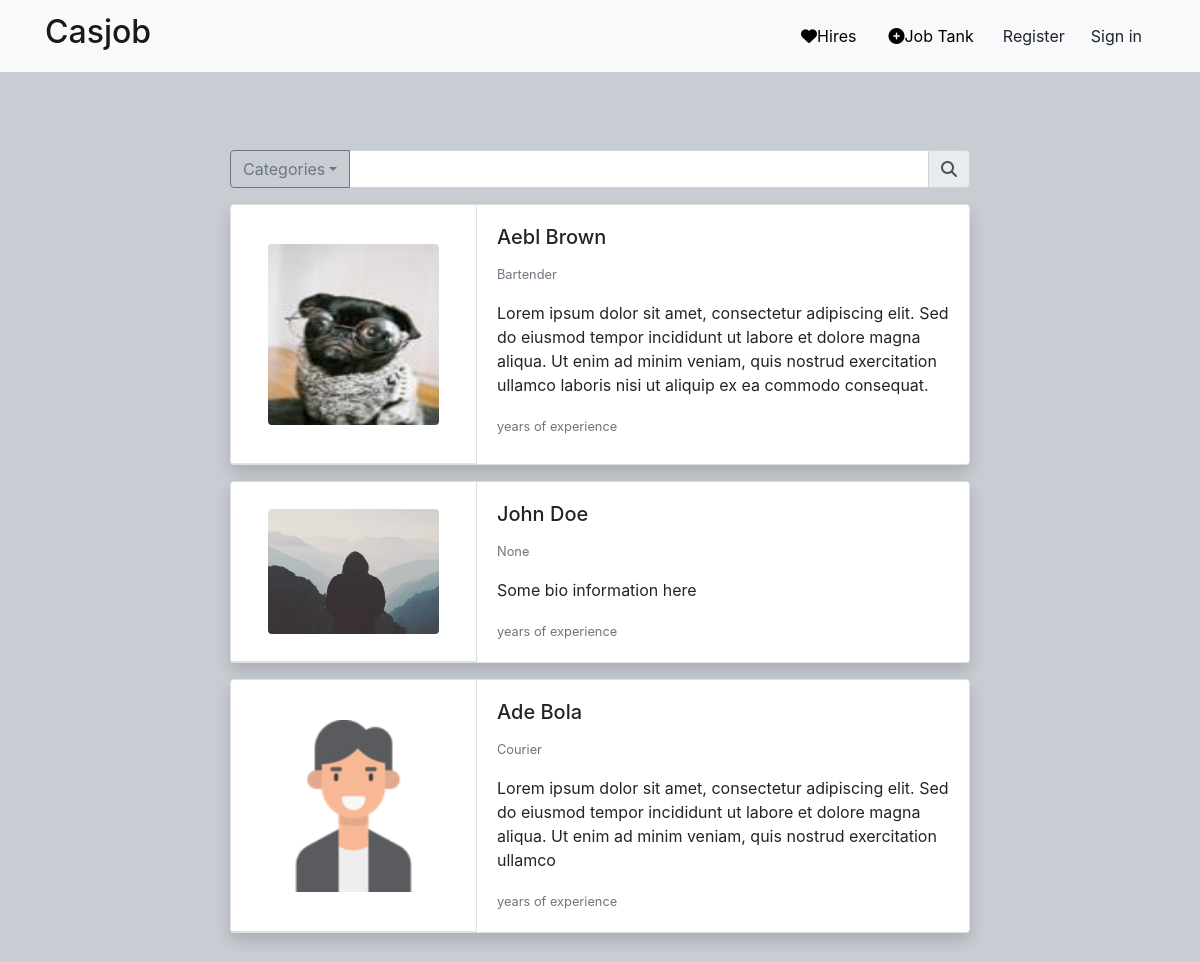
Page /hires on the committed database.
### casjob/models.py (models this page shows, shortened)
class User(db.Model, UserMixin):
    id = db.Column(db.Integer, primary_key=True)
    firstname = db.Column(db.String(20), unique=False, nullable=True)
    lastname = db.Column(db.String(20), unique=False, nullable=True)
    username = db.Column(db.String(20), unique=True, nullable=False)
    phone_number = db.Column(db.String(20), unique=True, nullable=True)
    email = db.Column(db.String(120), unique=True, nullable=False)
    skill_type = db.Column(db.String(50), nullable=True)
    bio = db.Column(db.String(300), nullable=True)
    image_file = db.Column(db.String(20), nullable=False, default='default.jpg')
    password = db.Column(db.String(60), nullable=False)
    posts = db.relationship('Post', backref='author', lazy=True)

### casjob/routes.py (the view)
@app.route('/')
@app.route('/hires')
def hire():
    skills = [
    'Mechanic', 'Electrician', 'Plumber', 'Carpenter', 'Welder',
    'Cleaner', 'Janitor', 'Housekeeper', 'Pool Cleaner',
    'Computer Technician', 'IT Support', 'Appliance Repair Technician',
    'Delivery Driver', 'Courier', 'Taxi/Uber Driver',
    'Event Staff', 'Caterer', 'Bartender', 'Waitstaff',
    'Gardener', 'Landscaper', 'Pool Maintenance',
    'Babysitter', 'Pet Sitter', 'Dog Walker',
    'Fitness Trainer', 'Yoga Instructor', 'Massage Therapist',
    'Graphic Designer', 'Photographer', 'Writer',
    'Retail Sales Associate', 'Customer Service Representative'
]
    hires = User.query.all()
    shuffle(hires)
    return render_template('hires.html', title='Hires', hires=hires, skills=skills)

### casjob/Templates/hires.html (shortened to what this page needs)
{% extends 'base.html' %}
    {% block content %}
    <div class="input-group mb-3 mx-auto" style="max-width: 740px;">
        <div class="input-group-prepend">
          <button class="btn btn-outline-secondary dropdown-toggle" type="button" data-toggle="dropdown" aria-haspopup="true" aria-expanded="false">Categories</button>
        </div>
        <input type="text" class="form-control" aria-label="Text input with dropdown button">
        <div class="input-group-append">
            <span class="input-group-text" id="basic-addon2"><i class="fa-solid fa-magnifying-glass"></i></span>
        </div>
    </div>
        {% for hire in hires %}
                <div class="shadow card mb-3 mx-auto" style="max-width: 740px;">
                    <div class="row no-gutters">
                        <div class="col-md-4 d-flex align-items-center justify-content-center border-right border-bottom">
                            <img src="{{ url_for('static', filename='profile_pics/' + hire.image_file)}}" class="card-img rounded" alt="man" style="max-width: 70%; max-height: 70%;">
                        </div>
                        <div class="col-md-8">
                            <div class="card-body">
                            <h5 class="card-title">{{ hire.firstname }} {{ hire.lastname }}</h5>
                            <p class="card-text"><small class="text-muted">{{ hire.skill_type }}</small></p>
                            <p class="card-text">{{ hire.bio }}</p>
                            <p class="card-text"><small class="text-muted">{{ hire.experience }} years of experience</small></p>
                            </div>
                        </div>
                    </div>
                </div>
        {% endfor %}
    {% endblock content %}

### casjob/Templates/base.html (shortened to what this page needs)
<!DOCTYPE html>
<html lang="en">
<head>
    <link rel="stylesheet" href="https://cdn.jsdelivr.net/npm/bootstrap@4.3.1/dist/css/bootstrap.min.css">
    <link rel="stylesheet" href="https://cdn.jsdelivr.net/npm/bootstrap@4.0.0/dist/css/bootstrap.min.css">
    <link rel="stylesheet" href="{{ url_for('static', filename='main.css') }}">
</head>
<body>
    <nav class="navbar navbar-expand-lg fixed-top bg-light navbar-light">
        <div class="container">
          <a class="navbar-brand" href="/"><h2>Casjob</h2></a>
          <div class="collapse navbar-collapse" id="navbarSupportedContent">
            <ul class="navbar-nav ml-auto align-items-center">
              <li class="nav-item">
                <a class="nav-link mx-2" href="{{ url_for('hire') }}"><i class="fas fa-heart pe-2"></i>Hires</a>
              </li>
              <li class="nav-item">
                <a class="nav-link mx-2" href="{{ url_for('job_tank') }}"><i class="fas fa-plus-circle pe-2"></i>Job Tank</a>
              </li>
              {% if current_user.is_authenticated %}
              <li class="nav-item">
                <a class="nav-link mx-2" href="{{ url_for('new_job_post') }}"><i class="fas fa-plus-circle pe-2"></i>Post Jobs</a>
              </li>
              <li class="nav-item">
                <a class="nav-link mx-2" href="#!"><i class="fas fa-bell pe-2"></i>Alerts</a>
              </li>
              <li class="nav-item ms-3">
                <a class="btn btn-black btn-rounded" href="{{ url_for('account') }}">Account</a>
                <a class="btn btn-black btn-rounded" href="{{ url_for('logout') }}">Sign Out</a>
                </li>
                {% else %}
                <li>
                <a class="btn btn-black btn-rounded" href="{{ url_for('register') }}">Register</a>
              </li>
              <li class="nav-item ms-3">
                <a class="btn btn-black btn-rounded" href="{{ url_for('login') }}">Sign in</a>
              </li>
              {% endif %}
            </ul>
          </div>
        </div>
      </nav>
      <div class="content-section mx-auto" style="max-width: 740px;">
      {% block content %}{% endblock %}
      </div>
</body>
</html>

### casjob/static/main.css (style rules this page uses)
body { background-color: rgb(200, 205, 211); margin-top: 100px; padding: 50px; }
.navbar-light .navbar-nav .nav-link { color: #000; }

### rows in the picture
User: image_file (picture), firstname "Aebl", lastname "Brown", skill_type "Bartender", bio "Lorem ipsum dolor sit amet, consectetur adipiscing elit. Sed do eiusmod tempor incididunt ut labore et dolore magna aliqua. Ut enim ad minim veniam, quis nostrud exercitation ullamco laboris nisi ut aliquip ex ea commodo consequat."
User: image_file (placeholder picture), firstname "John", lastname "Doe", skill_type "None", bio "Some bio information here"
User: image_file (picture), firstname "Ade", lastname "Bola", skill_type "Courier", bio "Lorem ipsum dolor sit amet, consectetur adipiscing elit. Sed do eiusmod tempor incididunt ut labore et dolore magna aliqua. Ut enim ad minim veniam, quis nostrud exercitation ullamco"
